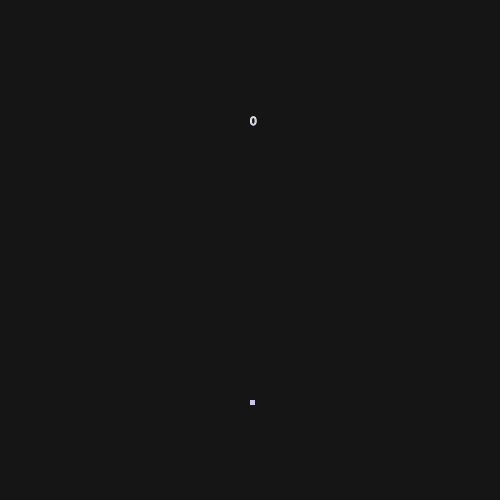
Frame 1 (no input)
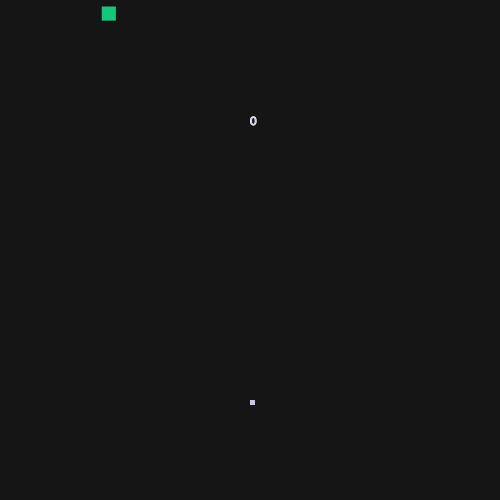
Frame 60 (no input)
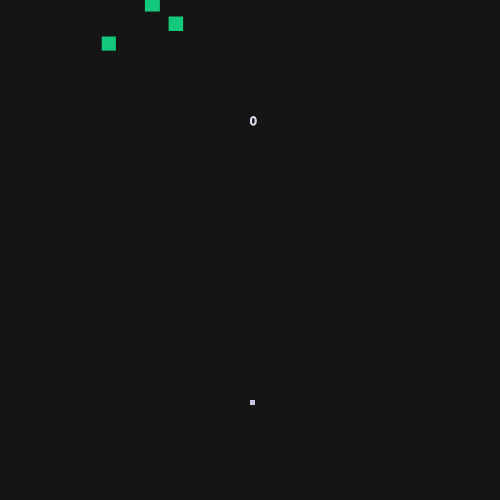
Frame 120 (the mouse pressed at the canvas centre since frame 60)

The p5.js sketch that drew these frames (run headless with seeded random() and noise() and a simulated clock; from frame 60 on, the mouse is pressed at the canvas centre):

// p5.js sketch
// ── sketch.js

var a = 5;
var hero;
var enemy;
var projektil;
var score = 0;
var scale = 1;


function Pressed(){
  if(keyIsDown(LEFT_ARROW)){
    hero.velocity = -scale;
  }
  else  if(keyIsDown(RIGHT_ARROW)){
    hero.velocity = scale;
  }else  hero.velocity = 0;
  if(keyIsDown(32)) // 32 is space key
      projektil.push(new projectile);
}


function setup() {
  height = 500;
  width = 500;
  scale = 2 + height/1000;
  createCanvas(width, height);
  hero = new Hero();
  enemy = [];
  projektil = [];
}

function draw (){
  background(21);
  Pressed();
  if(frameCount%40==0){
    enemy.push(new Enemy());
  }
  for (var i = 0; i < enemy.length; i++){
    // show the enemy cubes
    enemy[i].update();
    enemy[i].show();
    // delete enemy cubes if they go too low on the screen
    if (enemy[i].y > height + 25) {
      enemy.splice(i,1);
    }
  }
  
  for(var i = 0; i < projektil.length; i++){
    for (var j = 0; j < enemy.length; j++){
      // delete on hit
      if(projektil[i].x<=enemy[j].x+enemy[j].Size && projektil[i].x >= enemy[j].x &&
         projektil[i].y <= enemy[j].y-enemy[j].Size+4 ){
          enemy.splice(j,1);
          score++;
      }
    }
  }
  hero.update();
  hero.show();

  for(var i = 0; i < projektil.length; i++){
    projektil[i].update();
    projektil[i].show();
    if(projektil[i].y < -10)
      projektil.splice(i,1);
  }
  stroke(255);
  text(score, width/2, height/4);
}

// ── Enemy.js
function Enemy(){
  this.Size = random(7,17);
  this.x = random(2,width-this.Size-2);
  this.y = -4;
  this.velocity = 0.5;

  this.update = function(){
    this.y = this.y + this.velocity;
  }

  this.show = function(){
    noStroke();
    fill(20,200,123);
    rect(this.x,this.y,this.Size,this.Size);
  }
}

// ── Hero.js

function Hero(){
  this.x = width/2;
  this.y = height-height/5;
  this.velocity = 0;
  
  this.update = function(){

    this.x = this.x + this.velocity;
    if(this.x < 0){

      this.x = 0;
      this.velocity = 0;

    }else if(this.x >=width-5){

        this.x = width-5;
        this.velocity = 0;
    }
  }

  this.show = function(){

    noStroke();
    fill(200,200,230);
    rect(this.x,this.y, a,a);
  }
}

// ── Projectile.js
function projectile(){
  this.x = hero.x+a/2;
  this.y = hero.y;
  this.speed = 5;

  this.update = function(){
    this.y = this.y - this.speed;
  }

  this.show = function(){
    noFill();
    stroke(255);
    strokeWeight(0.5);
    line(this.x,this.y, this.x, this.y-4);
  }
}
